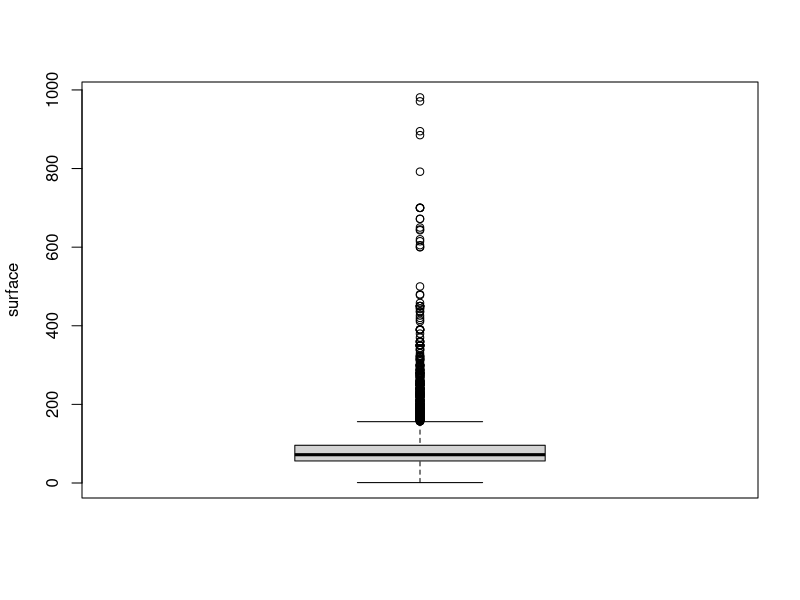
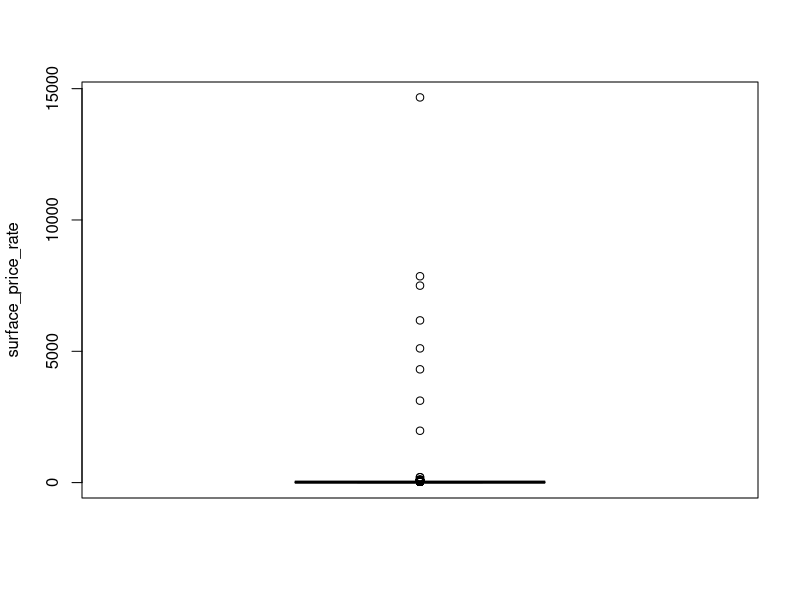
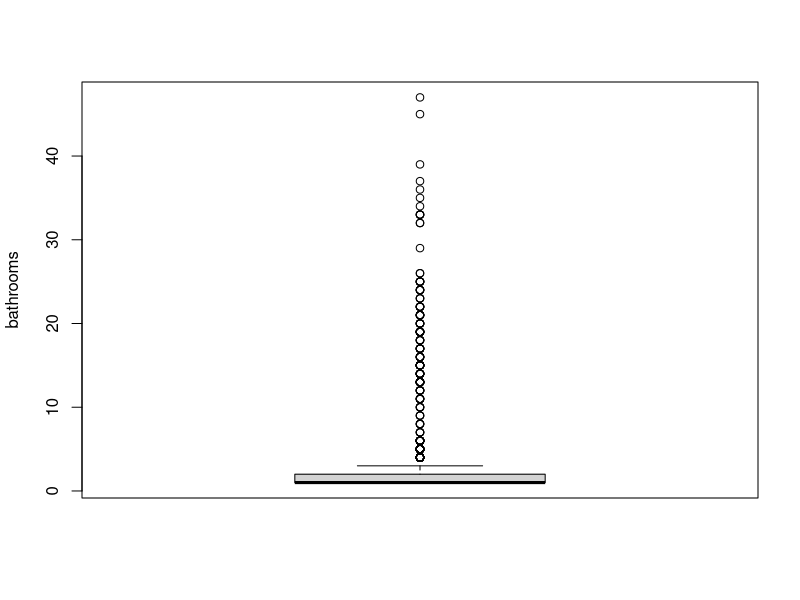
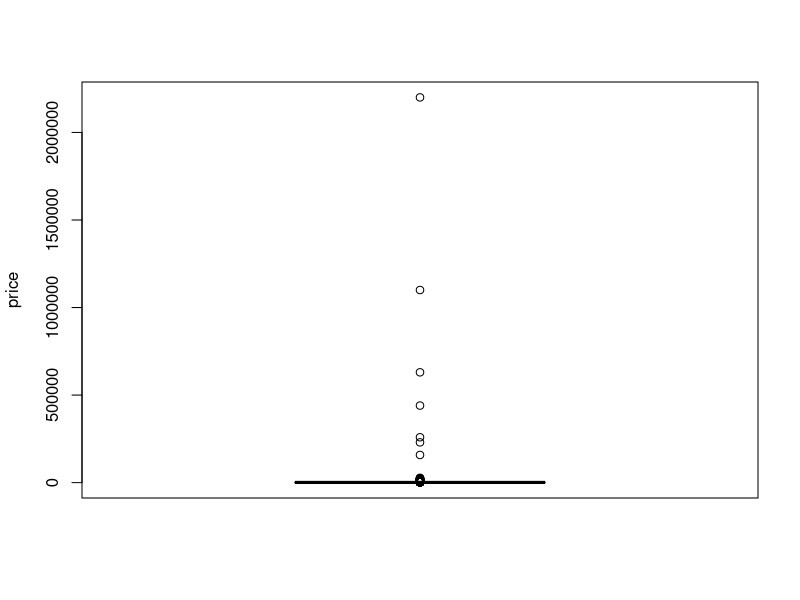
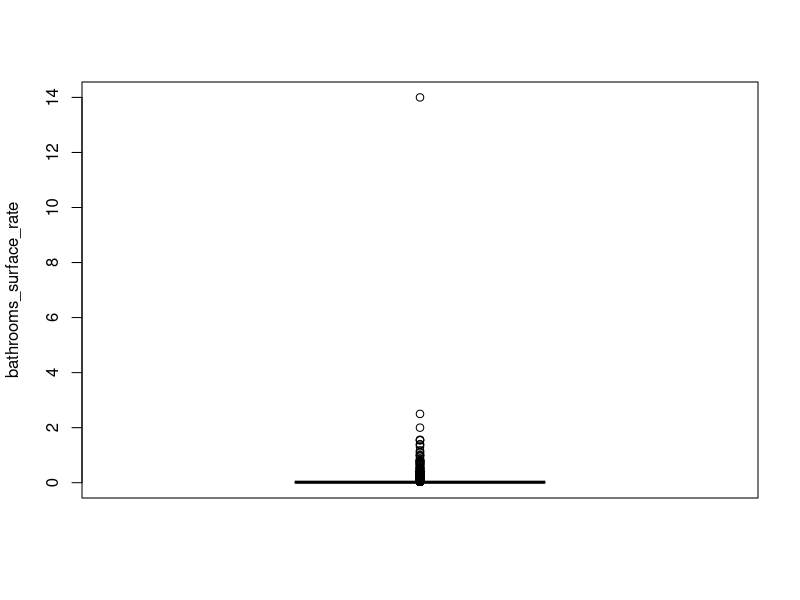
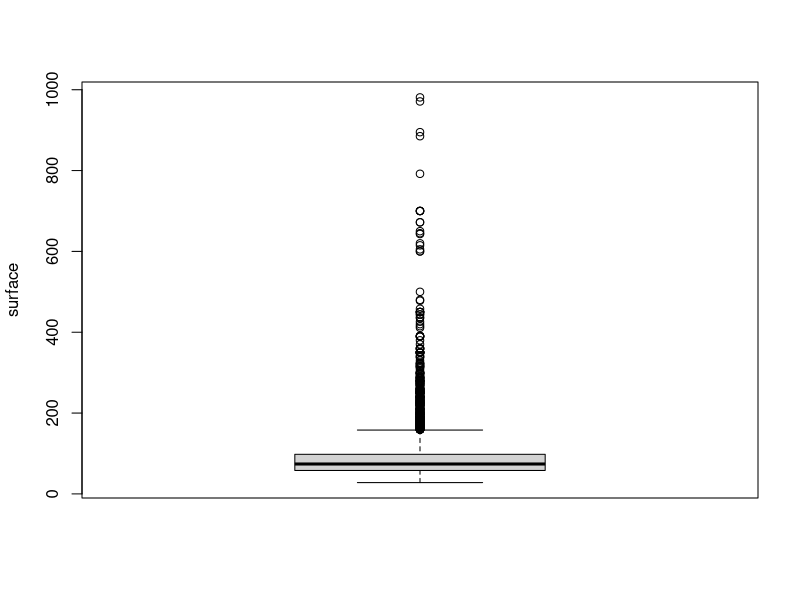
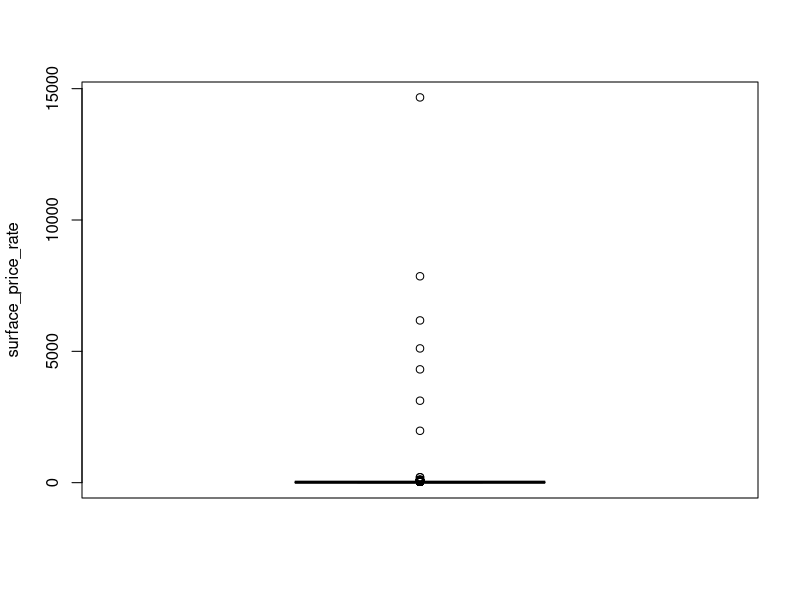
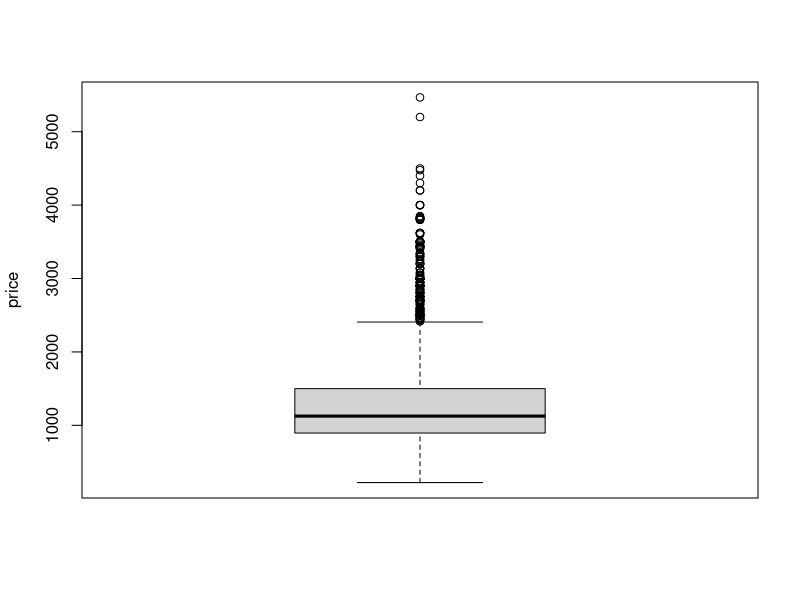

Here is the R script that generated these plots, in order:
## ---- chunk 1
options(OutDec=".")

knitr::opts_chunk$set(echo = TRUE)
## ---- chunk 2
rent_data <- read.csv("barcelona_rents.csv", header= T, sep=",")
head(rent_data)
## ---- chunk 3
sapply(rent_data, class)
## ---- chunk 4
rent_data <- rent_data[,-1,drop = FALSE]
sapply(rent_data, class)

## ---- chunk 5
rent_data$surface_price_rate <- sub(".","",rent_data$surface_price_rate,fixed = TRUE)
rent_data$surface_price_rate <- sub(",",".",rent_data$surface_price_rate)
rent_data$surface_price_rate = as.double(rent_data$surface_price_rate)
## ---- chunk 6
summary(rent_data)

## ---- chunk 7
nrow(rent_data)

rent_data <- na.omit(rent_data)
summary(rent_data)

nrow(rent_data)

## ---- chunk 8
rent_data[rent_data$bathrooms==0,]
## ---- chunk 9
summary(rent_data)
## ---- chunk 10
nrow(rent_data)
rent_data = rent_data[!(is.na(rent_data$location) | rent_data$location==""), ]
rent_data = rent_data[!(is.na(rent_data$premium) | rent_data$premium==""), ]
nrow(rent_data)
## ---- chunk 11
boxplot(rent_data$surface,ylab = "surface")
boxplot(rent_data$surface_price_rate,ylab = "surface_price_rate")
boxplot(rent_data$bathrooms,ylab = "bathrooms")
boxplot(rent_data$price,ylab = "price")
## ---- chunk 12
#Primer de tot tractem l'atribut 'bathrooms'
#Creem un nou atribut bathrooms surface a fi de detectar els outliers.
rent_data$bathrooms_surface_rate = rent_data$bathrooms/rent_data$surface

boxplot(rent_data$bathrooms_surface_rate,ylab = "bathrooms_surface_rate")
#Observem com tenim outliers clars. Procedim a eliminar-los.
nrow(rent_data)
rent_data = rent_data[-which(rent_data$bathrooms_surface_rate %in% boxplot.stats(rent_data$bathrooms_surface_rate)$out),]
rent_data$bathrooms_surface_rate <- NULL
nrow(rent_data)
## ---- chunk 13
#Ara ens toca repetir el procés per a l'atribut 'surface'
boxplot(rent_data$surface,ylab = "surface")
#Observem com tenim outliers clars. Procedim a eliminar-los.
nrow(rent_data)
rent_data = rent_data[-which(rent_data$surface %in% boxplot.stats(rent_data$surface)$out),]
nrow(rent_data)
## ---- chunk 14
#Ara ens toca repetir el procés per a l'atribut 'surface_price_rate'
boxplot(rent_data$surface_price_rate,ylab = "surface_price_rate")
#Observem com tenim outliers clars. Procedim a eliminar-los.
nrow(rent_data)
rent_data = rent_data[-which(rent_data$surface_price_rate %in% boxplot.stats(rent_data$surface_price_rate)$out),]
nrow(rent_data)
## ---- chunk 15
#Ara ens toca repetir el procés per a l'atribut 'price'
boxplot(rent_data$price,ylab = "price")
#Observem com tenim outliers clars. Procedim a eliminar-los.
nrow(rent_data)
rent_data = rent_data[-which(rent_data$price %in% boxplot.stats(rent_data$price)$out),]
nrow(rent_data)
